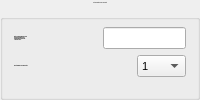
                        <widget class="QGroupBox" name="gboxViewSiteCount">
                         <property name="sizePolicy">
                          <sizepolicy hsizetype="Preferred" vsizetype="Preferred">
                           <horstretch>0</horstretch>
                           <verstretch>0</verstretch>
                          </sizepolicy>
                         </property>
                         <property name="palette">
                          <palette>
                           <active>
                            <colorrole role="Mid">
                             <brush brushstyle="SolidPattern">
                              <color alpha="255">
                               <red>101</red>
                               <green>194</green>
                               <blue>31</blue>
                              </color>
                             </brush>
                            </colorrole>
                            <colorrole role="Base">
                             <brush brushstyle="SolidPattern">
                              <color alpha="255">
                               <red>255</red>
                               <green>255</green>
                               <blue>255</blue>
                              </color>
                             </brush>
                            </colorrole>
                           </active>
                           <inactive>
                            <colorrole role="Mid">
                             <brush brushstyle="SolidPattern">
                              <color alpha="255">
                               <red>101</red>
                               <green>194</green>
                               <blue>31</blue>
                              </color>
                             </brush>
                            </colorrole>
                            <colorrole role="Base">
                             <brush brushstyle="SolidPattern">
                              <color alpha="255">
                               <red>255</red>
                               <green>255</green>
                               <blue>255</blue>
                              </color>
                             </brush>
                            </colorrole>
                           </inactive>
                           <disabled>
                            <colorrole role="Mid">
                             <brush brushstyle="SolidPattern">
                              <color alpha="255">
                               <red>101</red>
                               <green>194</green>
                               <blue>31</blue>
                              </color>
                             </brush>
                            </colorrole>
                            <colorrole role="Base">
                             <brush brushstyle="SolidPattern">
                              <color alpha="255">
                               <red>236</red>
                               <green>93</green>
                               <blue>79</blue>
                              </color>
                             </brush>
                            </colorrole>
                           </disabled>
                          </palette>
                         </property>
                         <property name="font">
                          <font>
                           <pointsize>-1</pointsize>
                          </font>
                         </property>
                         <property name="mouseTracking">
                          <bool>false</bool>
                         </property>
                         <property name="layoutDirection">
                          <enum>Qt::LeftToRight</enum>
                         </property>
                         <property name="title">
                          <string>Site Information from Raw Data</string>
                         </property>
                         <property name="alignment">
                          <set>Qt::AlignCenter</set>
                         </property>
                         <property name="flat">
                          <bool>false</bool>
                         </property>
                         <property name="checkable">
                          <bool>false</bool>
                         </property>
                         <layout class="QVBoxLayout" name="verticalLayout_3">
                          <item>
                           <layout class="QVBoxLayout" name="verticalLayout_2">
                            <property name="sizeConstraint">
                             <enum>QLayout::SetFixedSize</enum>
                            </property>
                            <item>
                             <layout class="QHBoxLayout" name="horizontalLayout">
                              <item>
                               <widget class="QLabel" name="labViewSitelned">
                                <property name="font">
                                 <font>
                                  <pointsize>-1</pointsize>
                                  <weight>75</weight>
                                  <bold>true</bold>
                                 </font>
                                </property>
                                <property name="text">
                                 <string> Enter Column Name in raw 
 data that contains site
 abbreviations and push 
 'View Site List'.</string>
                                </property>
                                <property name="buddy">
                                 <cstring>lnedViewSite</cstring>
                                </property>
                               </widget>
                              </item>
                              <item>
                               <layout class="QVBoxLayout" name="verticalLayout">
                                <property name="sizeConstraint">
                                 <enum>QLayout::SetFixedSize</enum>
                                </property>
                                <item>
                                 <widget class="QLineEdit" name="lnedViewSite">
                                  <property name="sizePolicy">
                                   <sizepolicy hsizetype="Preferred" vsizetype="Fixed">
                                    <horstretch>0</horstretch>
                                    <verstretch>0</verstretch>
                                   </sizepolicy>
                                  </property>
                                 </widget>
                                </item>
                               </layout>
                              </item>
                             </layout>
                            </item>
                            <item>
                             <layout class="QHBoxLayout" name="horizontalLayout_2">
                              <item>
                               <widget class="QLabel" name="labSiteCount">
                                <property name="sizePolicy">
                                 <sizepolicy hsizetype="Preferred" vsizetype="Preferred">
                                  <horstretch>0</horstretch>
                                  <verstretch>0</verstretch>
                                 </sizepolicy>
                                </property>
                                <property name="font">
                                 <font>
                                  <pointsize>-1</pointsize>
                                  <weight>75</weight>
                                  <bold>true</bold>
                                 </font>
                                </property>
                                <property name="frameShape">
                                 <enum>QFrame::NoFrame</enum>
                                </property>
                                <property name="text">
                                 <string>Select Number of Unique Site</string>
                                </property>
                                <property name="buddy">
                                 <cstring>cboxSiteCount</cstring>
                                </property>
                               </widget>
                              </item>
                              <item>
                               <layout class="QHBoxLayout" name="layHSiteCount">
                                <item>
                                 <spacer name="spHSiteCount">
                                  <property name="orientation">
                                   <enum>Qt::Horizontal</enum>
                                  </property>
                                  <property name="sizeType">
                                   <enum>QSizePolicy::Preferred</enum>
                                  </property>
                                  <property name="sizeHint" stdset="0">
                                   <size>
                                    <width>78</width>
                                    <height>20</height>
                                   </size>
                                  </property>
                                 </spacer>
                                </item>
                                <item>
                                 <widget class="QComboBox" name="cboxSiteCount">
                                  <property name="sizePolicy">
                                   <sizepolicy hsizetype="Fixed" vsizetype="Fixed">
                                    <horstretch>0</horstretch>
                                    <verstretch>0</verstretch>
                                   </sizepolicy>
                                  </property>
                                  <property name="font">
                                   <font>
                                    <pointsize>8</pointsize>
                                   </font>
                                  </property>
                                  <item>
                                   <property name="text">
                                    <string>1</string>
                                   </property>
                                  </item>
                                  <item>
                                   <property name="text">
                                    <string>2</string>
                                   </property>
                                  </item>
                                  <item>
                                   <property name="text">
                                    <string>3</string>
                                   </property>
                                  </item>
                                  <item>
                                   <property name="text">
                                    <string>4</string>
                                   </property>
                                  </item>
                                  <item>
                                   <property name="text">
                                    <string>5</string>
                                   </property>
                                  </item>
                                  <item>
                                   <property name="text">
                                    <string>6</string>
                                   </property>
                                  </item>
                                  <item>
                                   <property name="text">
                                    <string>7</string>
                                   </property>
                                  </item>
                                  <item>
                                   <property name="text">
                                    <string>8</string>
                                   </property>
                                  </item>
                                  <item>
                                   <property name="text">
                                    <string>9</string>
                                   </property>
                                  </item>
                                  <item>
                                   <property name="text">
                                    <string>10</string>
                                   </property>
                                  </item>
                                  <item>
                                   <property name="text">
                                    <string>11</string>
                                   </property>
                                  </item>
                                  <item>
                                   <property name="text">
                                    <string>12</string>
                                   </property>
                                  </item>
                                  <item>
                                   <property name="text">
                                    <string>13</string>
                                   </property>
                                  </item>
                                  <item>
                                   <property name="text">
                                    <string>14</string>
                                   </property>
                                  </item>
                                  <item>
                                   <property name="text">
                                    <string>15</string>
                                   </property>
                                  </item>
                                  <item>
                                   <property name="text">
                                    <string>N/A</string>
                                   </property>
                                  </item>
                                 </widget>
                                </item>
                               </layout>
                              </item>
                             </layout>
                            </item>
                           </layout>
                          </item>
                         </layout>
                        </widget>
